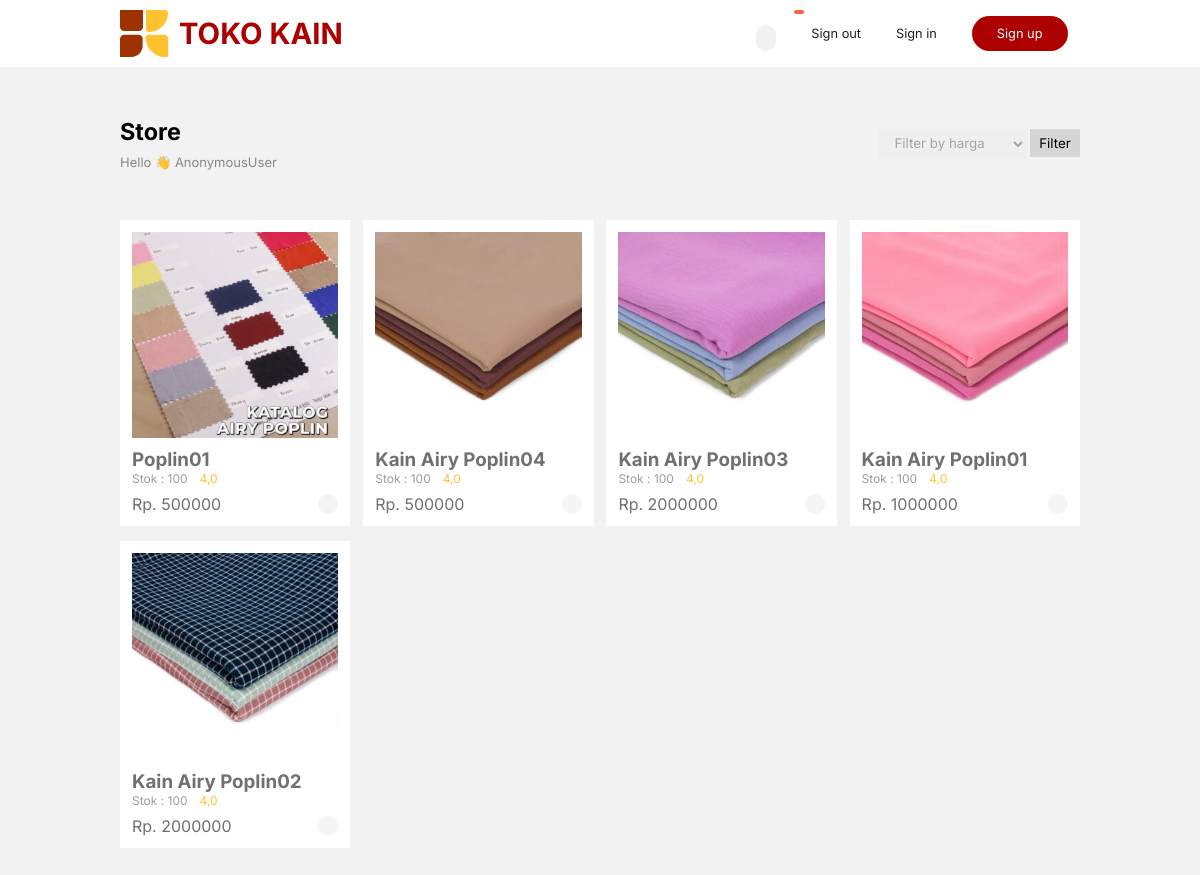
The app's page /, older data.
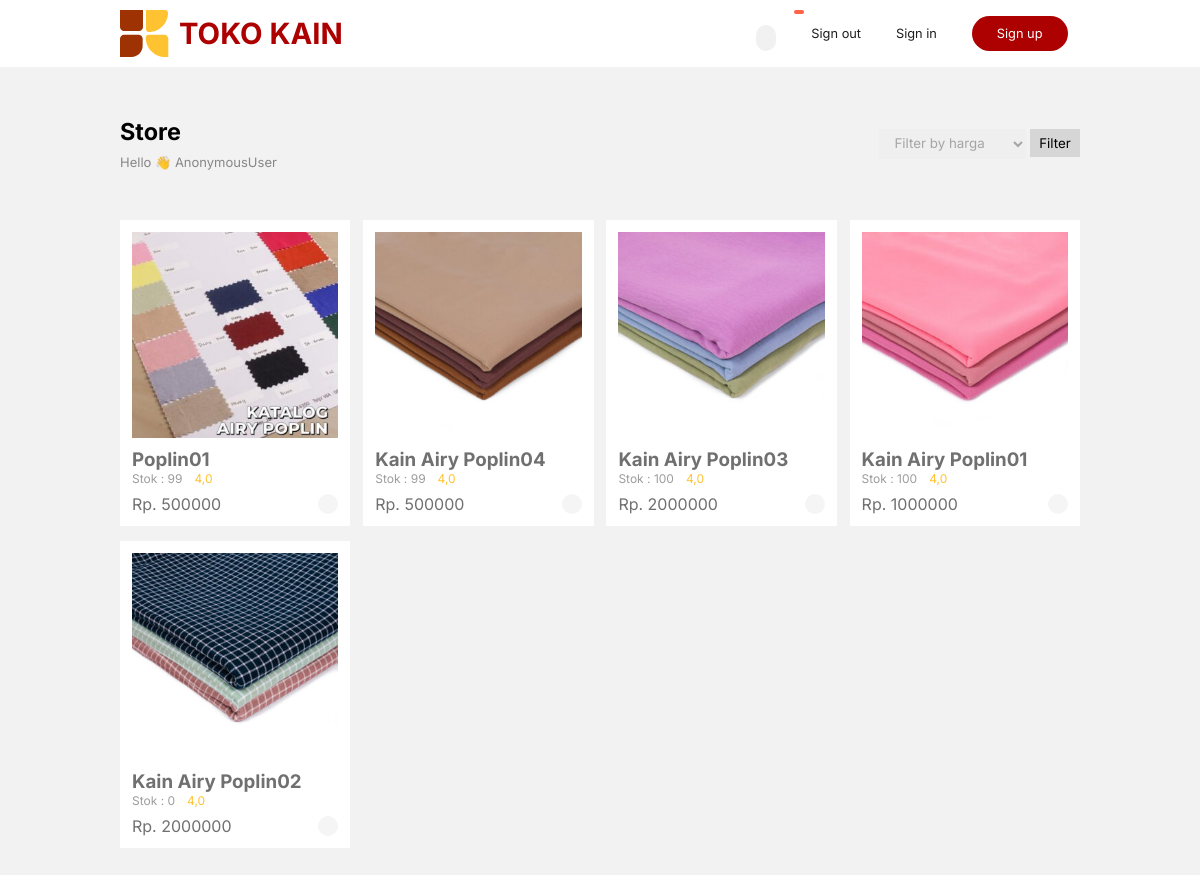
The same page, newer data.
### greenstore_app/models.py (models this page shows, shortened)
class Produk(models.Model):
    img_produk = models.ImageField(upload_to='produk')
    nama_produk = models.CharField(max_length=100)
    rettings = models.FloatField()
    harga = models.IntegerField()
    stok = models.IntegerField(default=0)

### greenstore_app/views.py (the view)
# urls.py: path('', ProdukListView.as_view(), name='index'),
class ProdukListView(ListView):
    model = Produk
    template_name = 'index.html'
    context_object_name = 'produk'
    def get_queryset(self):
        queryset = Produk.objects.all().order_by('-id')
        filter_type = self.request.GET.get('filter_type', '')
        if filter_type == 'termurah':
            queryset = queryset.order_by('harga')
        elif filter_type == 'termahal':
            queryset = queryset.order_by('-harga')
        return queryset

### templates/index.html (shortened to what this page needs)
{% load static %}
<!DOCTYPE html>
<html lang="en">
<head>
    <link rel="stylesheet" href="{%static 'css/main.css'%}">
</head>
<body>
    <nav>
        <div class="logo">
            <img src="{% static 'img/logo.svg' %}" alt="">
            <h3>TOKO KAIN</h3>
        </div>
        <div class="btncart">
            <a href="{% url 'checkout' %}">
                <p id="jlh">{{ total_items }}</p>
                <ion-icon name="cart" id="cartProduk"></ion-icon>
            </a>
            <button class="signin" id="signout-btn">Sign out</button>
            <button class="signin" onclick="window.dialogsignin.showModal();">Sign in</button>
            <button class="signup" onclick="window.dialogsignup.showModal();">Sign up</button>
        </div>
    </nav>
    <div class="container">
        <div class="content1">
            <div class="title">
                <h3>Store</h3>
                <p>Hello 👋 {{user}}</p>
            </div>
            <form method="GET" action="{% url 'index' %}">
                <select name="filter_type" id="filter-type">
                    <option value="">Filter by harga</option>
                </select>
                <button type="submit">Filter</button>
            </form>
        </div>
        <div class="content2">
            {% for data in produk %}
                <div class="card">
                    <img src="{{data.img_produk.url}}" alt="">
                    <div class="ket">
                        <h3>{{data.nama_produk}}</h3>
                        <div id="reting">
                            <div class="stok">
                                <p>Stok : {{data.stok}}</p>
                            </div>
                            {{data.rettings}}
                        </div>
                        <p>Rp. {{data.harga}}</p>
                        <a href="#" class="beli-btn" data-produk-id="{{data.id}}">
                            <ion-icon name="bag-check" id="beli"></ion-icon>
                        </a>
                    </div>
                </div>
            {% endfor %}
        </div>
    </div>
</body>
</html>

Row changes from the older to the newer data that the page shows:
changed Produk "Poplin01": stok "100" → "99"
changed Produk "Kain Airy Poplin04": stok "100" → "99"
changed Produk "Kain Airy Poplin02": stok "100" → "0"
